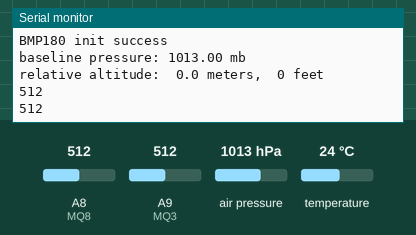
Bench run of a sketch on a simulated Arduino Mega 2560, built with avr-gcc and run on an emulated ATmega2560. Shown: the last lines printed to the serial monitor. The inputs (shaded band) are chosen by the test bench; at power-on: air pressure 1013 hPa, A8 (MQ8) = 512, A9 (MQ3) = 512, temperature 24 °C.

Above: at 1.2 s.
1.3 s: air pressure set to 1025 hPa
At 2.0 s:
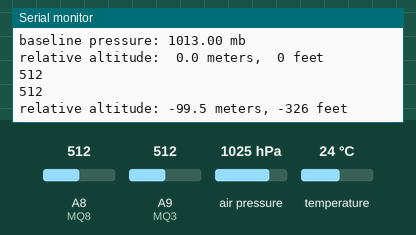
4.6 s: A8 (MQ8) set to 716
At 6.0 s:
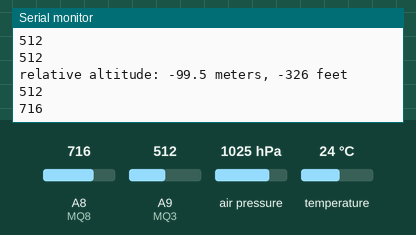
6.6 s: A9 (MQ3) set to 306
At 7.3 s:
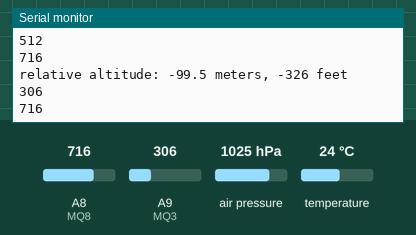
8.6 s: air pressure set to 952 hPa
At 9.7 s:
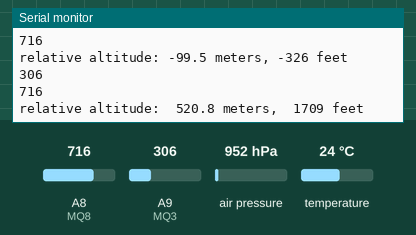
10.6 s: A8 (MQ8) set to 992
At 12.0 s:
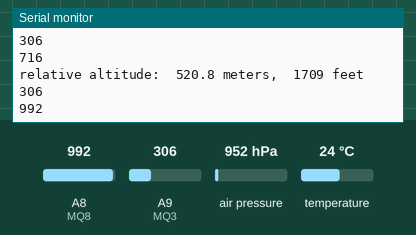
12.6 s: A9 (MQ3) set to 30
At 13.7 s:
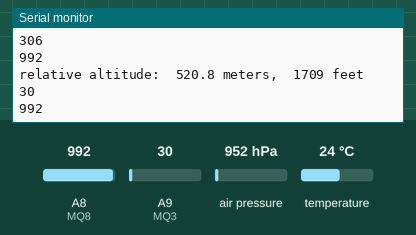
Timing chart, 0 to 15.6 s (numbered marks = the images above; inputs shaded):
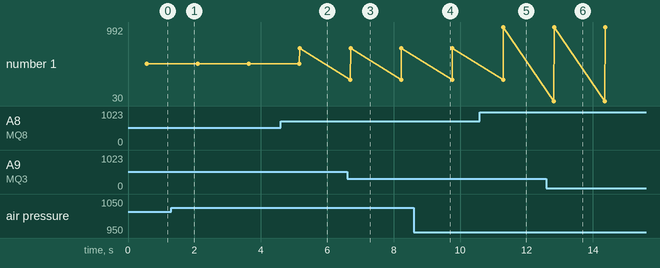

The sketch:

pressure_mq3_mq8.ino
```cpp
// (licence header left out)
// Your sketch must #include this library, and the Wire library.
// (Wire is a standard library included with Arduino.):

#include <SFE_BMP180.h>
#include <Wire.h>

// You will need to create an SFE_BMP180 object, here called "pressure":

SFE_BMP180 pressure;

double baseline; // baseline pressure

int MQ3 = A9;
int MQ8 = A8;
int MQ3Value = 0;
int MQ8Value = 0;

void setup()
{
  Serial.begin(9600);
  Serial.println("REBOOT");

  // Initialize the sensor (it is important to get calibration values stored on the device).

  if (pressure.begin())
    Serial.println("BMP180 init success");
  else
  {
    // Oops, something went wrong, this is usually a connection problem,
    // see the comments at the top of this sketch for the proper connections.

    Serial.println("BMP180 init fail (disconnected?)\n\n");
    while(1); // Pause forever.
  }

  // Get the baseline pressure:

  baseline = getPressure();

  Serial.print("baseline pressure: ");
  Serial.print(baseline);
  Serial.println(" mb");
}

void loop()
{
  double a,P;

  // Get a new pressure reading:

  P = getPressure();

  // Show the relative altitude difference between
  // the new reading and the baseline reading:

  a = pressure.altitude(P,baseline);

  Serial.print("relative altitude: ");
  if (a >= 0.0) Serial.print(" "); // add a space for positive numbers
  Serial.print(a,1);
  Serial.print(" meters, ");
  if (a >= 0.0) Serial.print(" "); // add a space for positive numbers
  Serial.print(a*3.28084,0);
  Serial.println(" feet");

  delay(500);
    MQ3Value = analogRead(MQ3);
  Serial.println(MQ3Value);
  MQ8Value = analogRead(MQ8);
  Serial.println(MQ8Value);

  delay(1000);
  // turn the ledPin on

}


double getPressure()
{
  char status;
  double T,P,p0,a;

  // You must first get a temperature measurement to perform a pressure reading.

  // Start a temperature measurement:
  // If request is successful, the number of ms to wait is returned.
  // If request is unsuccessful, 0 is returned.

  status = pressure.startTemperature();
  if (status != 0)
  {
    // Wait for the measurement to complete:

    delay(status);

    // Retrieve the completed temperature measurement:
    // Note that the measurement is stored in the variable T.
    // Use '&T' to provide the address of T to the function.
    // Function returns 1 if successful, 0 if failure.

    status = pressure.getTemperature(T);
    if (status != 0)
    {
      // Start a pressure measurement:
      // The parameter is the oversampling setting, from 0 to 3 (highest res, longest wait).
      // If request is successful, the number of ms to wait is returned.
      // If request is unsuccessful, 0 is returned.

      status = pressure.startPressure(3);
      if (status != 0)
      {
        // Wait for the measurement to complete:
        delay(status);

        // Retrieve the completed pressure measurement:
        // Note that the measurement is stored in the variable P.
        // Use '&P' to provide the address of P.
        // Note also that the function requires the previous temperature measurement (T).
        // (If temperature is stable, you can do one temperature measurement for a number of pressure measurements.)
        // Function returns 1 if successful, 0 if failure.

        status = pressure.getPressure(P,T);
        if (status != 0)
        {
          return(P);
        }
        else Serial.println("error retrieving pressure measurement\n");
      }
      else Serial.println("error starting pressure measurement\n");
    }
    else Serial.println("error retrieving temperature measurement\n");
  }
  else Serial.println("error starting temperature measurement\n");


}
```

Measured:
- after the input at 1.3 s, the serial monitor: prints a new line after 0.30 s (image 1)
- after the input at 4.6 s, the serial monitor: prints a new line after 0.57 s (image 2)
- after the input at 6.6 s, the serial monitor: prints a new line after 0.10 s (image 3)
- after the input at 8.6 s, the serial monitor: prints a new line after 0.66 s (image 4)
- after the input at 10.6 s, the serial monitor: prints a new line after 0.70 s (image 5)
- after the input at 12.6 s, the serial monitor: prints a new line after 0.23 s (image 6)
- plotted number 1: 512 → 716 after the input at 4.6 s, 716 → 992 after the input at 10.6 s
